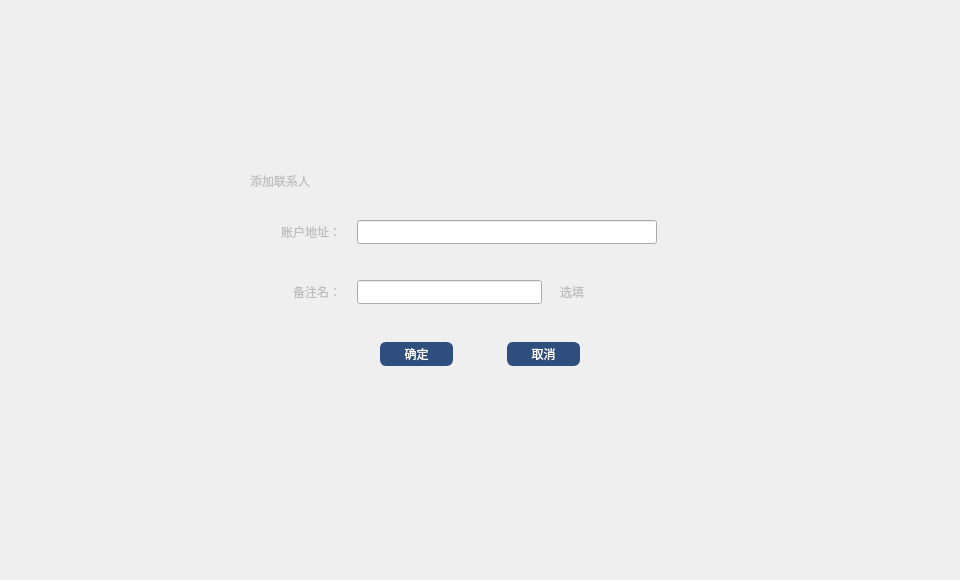
<?xml version="1.0" encoding="UTF-8"?>
<ui version="4.0">
 <class>AddContactDialog</class>
 <widget class="QDialog" name="AddContactDialog">
  <property name="geometry">
   <rect>
    <x>0</x>
    <y>0</y>
    <width>960</width>
    <height>580</height>
   </rect>
  </property>
  <property name="font">
   <font>
    <family>微软雅黑</family>
   </font>
  </property>
  <property name="windowTitle">
   <string>Dialog</string>
  </property>
  <widget class="QWidget" name="widget" native="true">
   <property name="geometry">
    <rect>
     <x>0</x>
     <y>0</y>
     <width>960</width>
     <height>580</height>
    </rect>
   </property>
   <widget class="QWidget" name="containerWidget" native="true">
    <property name="geometry">
     <rect>
      <x>230</x>
      <y>160</y>
      <width>500</width>
      <height>260</height>
     </rect>
    </property>
    <widget class="QToolButton" name="cancelBtn">
     <property name="geometry">
      <rect>
       <x>277</x>
       <y>182</y>
       <width>73</width>
       <height>24</height>
      </rect>
     </property>
     <property name="font">
      <font>
       <family>微软雅黑</family>
      </font>
     </property>
     <property name="cursor">
      <cursorShape>PointingHandCursor</cursorShape>
     </property>
     <property name="focusPolicy">
      <enum>Qt::NoFocus</enum>
     </property>
     <property name="styleSheet">
      <string notr="true">QToolButton{color:white;border:1px solid  rgb(46,78,126);border-radius:6px;
background-color: rgb(46,78,126);}
QToolButton:hover{background-color:rgb(66,98,146);}
QToolButton:disabled{background-color:#cecece;}</string>
     </property>
     <property name="text">
      <string>取消</string>
     </property>
    </widget>
    <widget class="QLabel" name="contactLabel2">
     <property name="geometry">
      <rect>
       <x>20</x>
       <y>10</y>
       <width>101</width>
       <height>21</height>
      </rect>
     </property>
     <property name="font">
      <font>
       <family>微软雅黑</family>
       <pointsize>9</pointsize>
      </font>
     </property>
     <property name="styleSheet">
      <string notr="true">color: rgb(190,190,190);</string>
     </property>
     <property name="text">
      <string>添加联系人</string>
     </property>
    </widget>
    <widget class="QLabel" name="label_2">
     <property name="geometry">
      <rect>
       <x>30</x>
       <y>60</y>
       <width>81</width>
       <height>24</height>
      </rect>
     </property>
     <property name="font">
      <font>
       <family>微软雅黑</family>
       <pointsize>9</pointsize>
      </font>
     </property>
     <property name="styleSheet">
      <string notr="true">color: rgb(190,190,190);</string>
     </property>
     <property name="text">
      <string>账户地址：</string>
     </property>
     <property name="alignment">
      <set>Qt::AlignRight|Qt::AlignTrailing|Qt::AlignVCenter</set>
     </property>
    </widget>
    <widget class="QLabel" name="label">
     <property name="geometry">
      <rect>
       <x>40</x>
       <y>120</y>
       <width>71</width>
       <height>24</height>
      </rect>
     </property>
     <property name="font">
      <font>
       <family>微软雅黑</family>
       <pointsize>9</pointsize>
      </font>
     </property>
     <property name="styleSheet">
      <string notr="true">color: rgb(190,190,190);</string>
     </property>
     <property name="text">
      <string>备注名：</string>
     </property>
     <property name="alignment">
      <set>Qt::AlignRight|Qt::AlignTrailing|Qt::AlignVCenter</set>
     </property>
    </widget>
    <widget class="QLineEdit" name="addressLineEdit">
     <property name="geometry">
      <rect>
       <x>127</x>
       <y>60</y>
       <width>300</width>
       <height>24</height>
      </rect>
     </property>
     <property name="font">
      <font>
       <family>微软雅黑</family>
       <pointsize>9</pointsize>
      </font>
     </property>
    </widget>
    <widget class="QLineEdit" name="remarkLineEdit">
     <property name="geometry">
      <rect>
       <x>127</x>
       <y>120</y>
       <width>185</width>
       <height>24</height>
      </rect>
     </property>
     <property name="font">
      <font>
       <family>微软雅黑</family>
       <pointsize>9</pointsize>
      </font>
     </property>
    </widget>
    <widget class="QToolButton" name="okBtn">
     <property name="geometry">
      <rect>
       <x>150</x>
       <y>182</y>
       <width>73</width>
       <height>24</height>
      </rect>
     </property>
     <property name="font">
      <font>
       <family>微软雅黑</family>
      </font>
     </property>
     <property name="cursor">
      <cursorShape>PointingHandCursor</cursorShape>
     </property>
     <property name="focusPolicy">
      <enum>Qt::NoFocus</enum>
     </property>
     <property name="styleSheet">
      <string notr="true">QToolButton{color:white;border:1px solid  rgb(46,78,126);border-radius:6px;
background-color: rgb(46,78,126);}
QToolButton:hover{background-color:rgb(66,98,146);}
QToolButton:disabled{background-color:#cecece;}</string>
     </property>
     <property name="text">
      <string>确定</string>
     </property>
    </widget>
    <widget class="QLabel" name="tipLabel">
     <property name="geometry">
      <rect>
       <x>130</x>
       <y>90</y>
       <width>261</width>
       <height>16</height>
      </rect>
     </property>
     <property name="font">
      <font>
       <family>微软雅黑</family>
      </font>
     </property>
     <property name="styleSheet">
      <string notr="true">color: rgb(255, 0, 0);</string>
     </property>
     <property name="text">
      <string/>
     </property>
    </widget>
    <widget class="QLabel" name="label_3">
     <property name="geometry">
      <rect>
       <x>330</x>
       <y>120</y>
       <width>60</width>
       <height>24</height>
      </rect>
     </property>
     <property name="font">
      <font>
       <family>微软雅黑</family>
      </font>
     </property>
     <property name="styleSheet">
      <string notr="true">color: rgb(190,190,190);</string>
     </property>
     <property name="text">
      <string>选填</string>
     </property>
    </widget>
    <widget class="QLabel" name="gifLabel">
     <property name="geometry">
      <rect>
       <x>440</x>
       <y>63</y>
       <width>18</width>
       <height>18</height>
      </rect>
     </property>
     <property name="text">
      <string/>
     </property>
    </widget>
   </widget>
  </widget>
 </widget>
 <tabstops>
  <tabstop>addressLineEdit</tabstop>
  <tabstop>remarkLineEdit</tabstop>
  <tabstop>cancelBtn</tabstop>
 </tabstops>
 <resources/>
 <connections/>
</ui>
